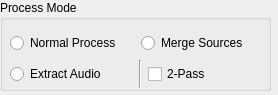
<?xml version="1.0" encoding="UTF-8"?>
<ui version="4.0">
 <class>ProcessModeUI</class>
 <widget class="QWidget" name="ProcessModeUI">
  <property name="geometry">
   <rect>
    <x>0</x>
    <y>0</y>
    <width>278</width>
    <height>95</height>
   </rect>
  </property>
  <property name="windowTitle">
   <string>Form</string>
  </property>
  <widget class="QGroupBox" name="modeGroupBox">
   <property name="geometry">
    <rect>
     <x>0</x>
     <y>0</y>
     <width>271</width>
     <height>91</height>
    </rect>
   </property>
   <property name="title">
    <string>Process Mode</string>
   </property>
   <widget class="QWidget" name="layoutWidget_7">
    <property name="geometry">
     <rect>
      <x>10</x>
      <y>30</y>
      <width>256</width>
      <height>26</height>
     </rect>
    </property>
    <layout class="QHBoxLayout" name="horizontalLayout_17">
     <item>
      <widget class="QRadioButton" name="normalModeRadio">
       <property name="text">
        <string>Normal Process</string>
       </property>
      </widget>
     </item>
     <item>
      <widget class="QRadioButton" name="mergeSourcesRadio">
       <property name="text">
        <string>Merge Sources</string>
       </property>
      </widget>
     </item>
    </layout>
   </widget>
   <widget class="QWidget" name="layoutWidget_8">
    <property name="geometry">
     <rect>
      <x>10</x>
      <y>60</y>
      <width>251</width>
      <height>28</height>
     </rect>
    </property>
    <layout class="QHBoxLayout" name="horizontalLayout_25">
     <item>
      <widget class="QRadioButton" name="extractAudioRadio">
       <property name="text">
        <string>Extract Audio</string>
       </property>
      </widget>
     </item>
     <item>
      <layout class="QHBoxLayout" name="horizontalLayout_16">
       <item>
        <widget class="Line" name="line">
         <property name="orientation">
          <enum>Qt::Vertical</enum>
         </property>
        </widget>
       </item>
       <item>
        <widget class="QCheckBox" name="twoPassEncode">
         <property name="text">
          <string>2-Pass</string>
         </property>
        </widget>
       </item>
      </layout>
     </item>
    </layout>
   </widget>
  </widget>
 </widget>
 <resources/>
 <connections/>
</ui>
